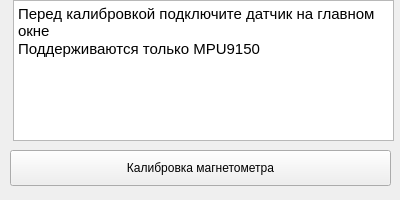
<?xml version="1.0" encoding="UTF-8"?>
<ui version="4.0">
 <class>MagCalibrationWidget</class>
 <widget class="QWidget" name="MagCalibrationWidget">
  <property name="geometry">
   <rect>
    <x>0</x>
    <y>0</y>
    <width>400</width>
    <height>200</height>
   </rect>
  </property>
  <property name="windowTitle">
   <string>Form</string>
  </property>
  <widget class="QTextEdit" name="magCal_textEdit">
   <property name="geometry">
    <rect>
     <x>13</x>
     <y>0</y>
     <width>381</width>
     <height>141</height>
    </rect>
   </property>
   <property name="html">
    <string>&lt;!DOCTYPE HTML PUBLIC &quot;-//W3C//DTD HTML 4.0//EN&quot; &quot;http://www.w3.org/TR/REC-html40/strict.dtd&quot;&gt;
&lt;html&gt;&lt;head&gt;&lt;meta name=&quot;qrichtext&quot; content=&quot;1&quot; /&gt;&lt;meta charset=&quot;utf-8&quot; /&gt;&lt;style type=&quot;text/css&quot;&gt;
p, li { white-space: pre-wrap; }
hr { height: 1px; border-width: 0; }
li.unchecked::marker { content: &quot;\2610&quot;; }
li.checked::marker { content: &quot;\2612&quot;; }
&lt;/style&gt;&lt;/head&gt;&lt;body style=&quot; font-family:'Cantarell'; font-size:11pt; font-weight:400; font-style:normal;&quot;&gt;
&lt;p style=&quot; margin-top:0px; margin-bottom:0px; margin-left:0px; margin-right:0px; -qt-block-indent:0; text-indent:0px;&quot;&gt;Перед калибровкой подключите датчик на главном окне&lt;/p&gt;
&lt;p style=&quot; margin-top:0px; margin-bottom:0px; margin-left:0px; margin-right:0px; -qt-block-indent:0; text-indent:0px;&quot;&gt;Поддерживаются только MPU9150&lt;/p&gt;&lt;/body&gt;&lt;/html&gt;</string>
   </property>
   <property name="textInteractionFlags">
    <set>Qt::TextSelectableByKeyboard|Qt::TextSelectableByMouse</set>
   </property>
  </widget>
  <widget class="QPushButton" name="magCal_pushButton">
   <property name="geometry">
    <rect>
     <x>10</x>
     <y>150</y>
     <width>381</width>
     <height>36</height>
    </rect>
   </property>
   <property name="text">
    <string>Калибровка магнетометра</string>
   </property>
  </widget>
 </widget>
 <resources/>
 <connections/>
</ui>
